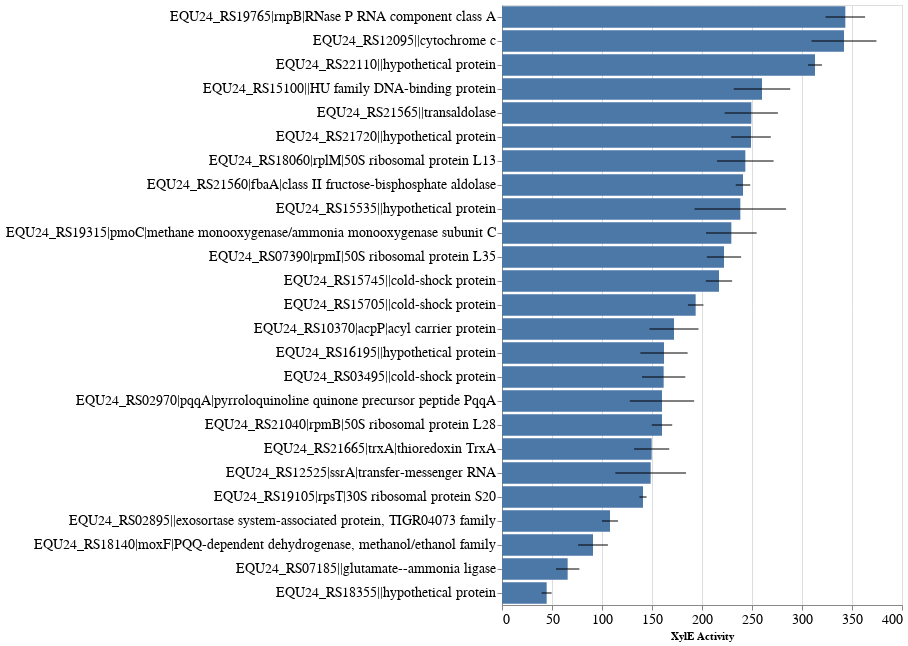

Notebook source saved alongside this figure:
### Code cell
bar = alt.Chart(
    df,
).mark_bar().encode(
    y=alt.Y('desc:N',
            axis=alt.Axis(title=None),
            sort=alt.EncodingSortField(field="mean_xyle", order='descending'),
           ),
    x=alt.X('mean_xyle:Q',axis=alt.Axis(title="XylE Activity")),
    tooltip=["desc:N","hex1:N",'hex2:N','total_score:Q','mean_xyle:Q'],
    #color=alt.Color('locus_tag:N')#,sort=alt.EncodingSortField(field="mean_xyle", order='descending')),
    #size=alt.value(100),
    #tooltip=["desc:N","hex1:N",'hex2:N','total_score:Q'],
).properties(
    width=400,
    height=600
)

error_bars = bar.mark_rule().encode(
  x=alt.X('std_low:Q'),
  x2=alt.X2('std_high:Q')
)

#alt.layer(bar, error_bars).resolve_scale(x='independent')
chart = bar + error_bars
chart.configure_axis(
    labelFontSize=14,
    labelLimit=600
)

### Figure 1 — Vega-Lite specification as saved in the notebook (floating-point values rounded to 4 significant figures)
{"config": {"view": {"continuousWidth": 400, "continuousHeight": 300}, "axis": {"labelFontSize": 14, "labelLimit": 600}}, "layer": [{"mark": "bar", "encoding": {"tooltip": [{"type": "nominal", "field": "desc"}, {"type": "nominal", "field": "hex1"}, {"type": "nominal", "field": "hex2"}, {"type": "quantitative", "field": "total_score"}, {"type": "quantitative", "field": "mean_xyle"}], "x": {"type": "quantitative", "axis": {"title": "XylE Activity"}, "field": "mean_xyle"}, "y": {"type": "nominal", "axis": {"title": null}, "field": "desc", "sort": {"field": "mean_xyle", "order": "descending"}}}, "height": 600, "width": 400}, {"mark": "rule", "encoding": {"tooltip": [{"type": "nominal", "field": "desc"}, {"type": "nominal", "field": "hex1"}, {"type": "nominal", "field": "hex2"}, {"type": "quantitative", "field": "total_score"}, {"type": "quantitative", "field": "mean_xyle"}], "x": {"type": "quantitative", "field": "std_low"}, "x2": {"field": "std_high"}, "y": {"type": "nominal", "axis": {"title": null}, "field": "desc", "sort": {"field": "mean_xyle", "order": "descending"}}}, "height": 600, "width": 400}], "data": {"name": "data-34eaaedd561156bbc03ffe139f54abd3"}, "$schema": "https://vega.github.io/schema/vega-lite/v4.0.2.json", "datasets": {"data-34eaaedd561156bbc03ffe139f54abd3": [{"locus_tag": "EQU24_RS19765", "desc": "EQU24_RS19765|rnpB|RNase P RNA component class A", "manual_desc": "RNase P RNA component class A - EQU24_RS19765", "motif_block": "CCGACATGTTTTTAATTCGCGTATAAT", "hex1": "CCGACA", "hex1_score": 3.05, "hex2": "TATAAT", "hex2_score": 8.462, "total_score": 11.51, "spacer": 15, "rep1": 333, "rep2": 326, "rep3": 371, "mean_xyle": 343.3, "std_xyle": 19.77, "std_low": 323.6, "std_high": 363.1}, {"locus_tag": "EQU24_RS12095", "desc": "EQU24_RS12095||cytochrome c", "manual_desc": "cytochrome c - EQU24_RS12095", "motif_block": "TTGAATTTTTACGTTAAATCCCCTATTCT", "hex1": "TTGAAT", "hex1_score": 5.952, "hex2": "TATTCT", "hex2_score": 6.985, "total_score": 12.94, "spacer": 17, "rep1": 305, "rep2": 384, "rep3": 337, "mean_xyle": 342.0, "std_xyle": 32.44, "std_low": 309.6, "std_high": 374.4}, {"locus_tag": "EQU24_RS22110", "desc": "EQU24_RS22110||hypothetical protein", "manual_desc": "hypothetical protein - EQU24_RS22110", "motif_block": "TTGATATTGCGGCAATCTACGTTAGAAT", "hex1": "TTGATA", "hex1_score": 8.222, "hex2": "TAGAAT", "hex2_score": 5.74, "total_score": 13.96, "spacer": 16, "rep1": 304, "rep2": 321, "rep3": 314, "mean_xyle": 313.0, "std_xyle": 6.976, "std_low": 306.0, "std_high": 320.0}, {"locus_tag": "EQU24_RS15100", "desc": "EQU24_RS15100||HU family DNA-binding protein", "manual_desc": "HU family DNA-binding protein - EQU24_RS15100", "motif_block": "TTGACACTTTATGAGTCGTGTTGATATAAA", "hex1": "TTGACA", "hex1_score": 8.353, "hex2": "TATAAA", "hex2_score": 5.984, "total_score": 14.34, "spacer": 18, "rep1": 296, "rep2": 227, "rep3": 257, "mean_xyle": 260.0, "std_xyle": 28.25, "std_low": 231.8, "std_high": 288.2}, {"locus_tag": "EQU24_RS21565", "desc": "EQU24_RS21565||transaldolase", "manual_desc": "transaldolase - EQU24_RS21565", "motif_block": "CCGATATAGGAATTTGCTGATTAAATACT", "hex1": "CCGATA", "hex1_score": 2.919, "hex2": "AATACT", "hex2_score": 3.919, "total_score": 6.838, "spacer": 17, "rep1": 247, "rep2": 283, "rep3": 218, "mean_xyle": 249.3, "std_xyle": 26.59, "std_low": 222.7, "std_high": 275.9}, {"locus_tag": "EQU24_RS21720", "desc": "EQU24_RS21720||hypothetical protein", "manual_desc": "hypothetical protein - EQU24_RS21720", "motif_block": "TTGCTTTTATTTTGGGAATGAGGATAAT", "hex1": "TTGCTT", "hex1_score": 5.215, "hex2": "GATAAT", "hex2_score": 5.426, "total_score": 10.64, "spacer": 16, "rep1": 227, "rep2": 245, "rep3": 275, "mean_xyle": 249.0, "std_xyle": 19.8, "std_low": 229.2, "std_high": 268.8}, {"locus_tag": "EQU24_RS18060", "desc": "EQU24_RS18060|rplM|50S ribosomal protein L13", "manual_desc": "50S ribosomal protein L13 - EQU24_RS18060", "motif_block": "TTTATTGGGTCCTAAACAGAATAAACA", "hex1": "TTTATT", "hex1_score": 4.625, "hex2": "TAAACA", "hex2_score": 4.076, "total_score": 8.701, "spacer": 15, "rep1": 219, "rep2": 283, "rep3": 228, "mean_xyle": 243.3, "std_xyle": 28.29, "std_low": 215.0, "std_high": 271.6}, {"locus_tag": "EQU24_RS21560", "desc": "EQU24_RS21560|fbaA|class II fructose-bisphosphate aldolase", "manual_desc": "fructose-bisphosphate aldolase - EQU24_RS21560", "motif_block": "TTGTCGCGAAAACGGGTTTGTTTTTTGAT", "hex1": "TTGTCG", "hex1_score": 4.247, "hex2": "TTTGAT", "hex2_score": 2.408, "total_score": 6.656, "spacer": 17, "rep1": 234, "rep2": 238, "rep3": 251, "mean_xyle": 241.0, "std_xyle": 7.257, "std_low": 233.7, "std_high": 248.3}, {"locus_tag": "EQU24_RS15535", "desc": "EQU24_RS15535||hypothetical protein", "manual_desc": "hypothetical protein - EQU24_RS15535", "motif_block": "TTTACTAAGAAAGGCTGATCAAGGTATAGT", "hex1": "TTTACT", "hex1_score": 4.756, "hex2": "TATAGT", "hex2_score": 6.411, "total_score": 11.17, "spacer": 18, "rep1": 193, "rep2": 221, "rep3": 301, "mean_xyle": 238.3, "std_xyle": 45.76, "std_low": 192.6, "std_high": 284.1}, {"locus_tag": "EQU24_RS19315", "desc": "EQU24_RS19315|pmoC|methane monooxygenase/ammonia monooxygenase subunit C", "manual_desc": "methane monooxygenase subunit C (pmoC) - EQU24_RS19315", "motif_block": "TTGACAAGCCTTTTCGAAATGATAAACT", "hex1": "TTGACA", "hex1_score": 8.353, "hex2": "TAAACT", "hex2_score": 6.554, "total_score": 14.91, "spacer": 16, "rep1": 209, "rep2": 265, "rep3": 214, "mean_xyle": 229.3, "std_xyle": 25.3, "std_low": 204.0, "std_high": 254.6}, {"locus_tag": "EQU24_RS07390", "desc": "EQU24_RS07390|rpmI|50S ribosomal protein L35", "manual_desc": "50S ribosomal protein L35 - EQU24_RS07390", "motif_block": "CTCAAGGAAACTTACTATTTTTAATCG", "hex1": "CTCAAG", "hex1_score": -0.8016, "hex2": "TAATCG", "hex2_score": 3.37, "total_score": 2.568, "spacer": 15, "rep1": 243, "rep2": 222, "rep3": 201, "mean_xyle": 222.0, "std_xyle": 17.15, "std_low": 204.9, "std_high": 239.1}, {"locus_tag": "EQU24_RS15745", "desc": "EQU24_RS15745||cold-shock protein", "manual_desc": "cold-shock protein - EQU24_RS15745", "motif_block": "TTGCTTTCCTGATTAGCCGGCTTTATTAT", "hex1": "TTGCTT", "hex1_score": 5.215, "hex2": "TATTAT", "hex2_score": 7.756, "total_score": 12.97, "spacer": 17, "rep1": 232, "rep2": 219, "rep3": 200, "mean_xyle": 217.0, "std_xyle": 13.14, "std_low": 203.9, "std_high": 230.1}, {"locus_tag": "EQU24_RS15705", "desc": "EQU24_RS15705||cold-shock protein", "manual_desc": "cold-shock protein - EQU24_RS15705", "motif_block": "TCGATAGACACATCCCATACCTTTTATTCT", "hex1": "TCGATA", "hex1_score": 5.538, "hex2": "TATTCT", "hex2_score": 6.985, "total_score": 12.52, "spacer": 18, "rep1": 184, "rep2": 203, "rep3": 194, "mean_xyle": 193.7, "std_xyle": 7.76, "std_low": 185.9, "std_high": 201.4}, {"locus_tag": "EQU24_RS10370", "desc": "EQU24_RS10370|acpP|acyl carrier protein", "manual_desc": "acyl carrier protein - EQU24_RS10370", "motif_block": "GTGATATTTTTATAATATAAAGTATAAT", "hex1": "GTGATA", "hex1_score": 4.381, "hex2": "TATAAT", "hex2_score": 8.462, "total_score": 12.84, "spacer": 16, "rep1": 138, "rep2": 183, "rep3": 195, "mean_xyle": 172.0, "std_xyle": 24.54, "std_low": 147.5, "std_high": 196.5}, {"locus_tag": "EQU24_RS16195", "desc": "EQU24_RS16195||hypothetical protein", "manual_desc": "hypothetical protein - EQU24_RS16195", "motif_block": "TTGACATGTTTCTTCGATCATGTTAAAAA", "hex1": "TTGACA", "hex1_score": 8.353, "hex2": "TAAAAA", "hex2_score": 4.847, "total_score": 13.2, "spacer": 17, "rep1": 174, "rep2": 129, "rep3": 183, "mean_xyle": 162.0, "std_xyle": 23.62, "std_low": 138.4, "std_high": 185.6}, {"locus_tag": "EQU24_RS03495", "desc": "EQU24_RS03495||cold-shock protein", "manual_desc": "cold-shock protein - EQU24_RS03495", "motif_block": "TTGACTTTGGGGAAATAAGGCATAGAAT", "hex1": "TTGACT", "hex1_score": 7.306, "hex2": "TAGAAT", "hex2_score": 5.74, "total_score": 13.05, "spacer": 16, "rep1": 150, "rep2": 143, "rep3": 192, "mean_xyle": 161.7, "std_xyle": 21.64, "std_low": 140.0, "std_high": 183.3}, {"locus_tag": "EQU24_RS02970", "desc": "EQU24_RS02970|pqqA|pyrroloquinoline quinone precursor peptide PqqA", "manual_desc": "PQQ precursor peptide (pqqA) - EQU24_RS02970", "motif_block": "TTGCTTTGCCTAAATTATCGTCGTATACT", "hex1": "TTGCTT", "hex1_score": 5.215, "hex2": "TATACT", "hex2_score": 7.692, "total_score": 12.91, "spacer": 17, "rep1": 204, "rep2": 148, "rep3": 128, "mean_xyle": 160.0, "std_xyle": 32.17, "std_low": 127.8, "std_high": 192.2}, {"locus_tag": "EQU24_RS21040", "desc": "EQU24_RS21040|rpmB|50S ribosomal protein L28", "manual_desc": "50S ribosomal protein L28 - EQU24_RS21040", "motif_block": "TTCTCGTTGAACGGACGTTTTTTCTTTCG", "hex1": "TTCTCG", "hex1_score": 1.212, "hex2": "CTTTCG", "hex2_score": -1.213, "total_score": -0.00134, "spacer": 17, "rep1": 159, "rep2": 148, "rep3": 173, "mean_xyle": 160.0, "std_xyle": 10.23, "std_low": 149.8, "std_high": 170.2}, {"locus_tag": "EQU24_RS21665", "desc": "EQU24_RS21665|trxA|thioredoxin TrxA", "manual_desc": "thioredoxin TrxA - EQU24_RS21665", "motif_block": "TTGACAAAATAACGCCGGCACTCCTATAGT", "hex1": "TTGACA", "hex1_score": 8.353, "hex2": "TATAGT", "hex2_score": 6.411, "total_score": 14.76, "spacer": 18, "rep1": 148, "rep2": 129, "rep3": 172, "mean_xyle": 149.7, "std_xyle": 17.59, "std_low": 132.1, "std_high": 167.3}, {"locus_tag": "EQU24_RS12525", "desc": "EQU24_RS12525|ssrA|transfer-messenger RNA", "manual_desc": "transfer-messenger RNA (ssrA) - EQU24_RS12525", "motif_block": "TTGCTAATGATGAATTTAATTGTTAATAT", "hex1": "TTGCTA", "hex1_score": 6.263, "hex2": "TAATAT", "hex2_score": 6.618, "total_score": 12.88, "spacer": 17, "rep1": 139, "rep2": 111, "rep3": 196, "mean_xyle": 148.7, "std_xyle": 35.37, "std_low": 113.3, "std_high": 184.0}, {"locus_tag": "EQU24_RS19105", "desc": "EQU24_RS19105|rpsT|30S ribosomal protein S20", "manual_desc": "30S ribosomal protein S20 - EQU24_RS19105", "motif_block": "TTGACAATAGTAGCACTACGCAAGATAAT", "hex1": "TTGACA", "hex1_score": 8.353, "hex2": "GATAAT", "hex2_score": 5.426, "total_score": 13.78, "spacer": 17, "rep1": 146, "rep2": 139, "rep3": 138, "mean_xyle": 141.0, "std_xyle": 3.559, "std_low": 137.4, "std_high": 144.6}, {"locus_tag": "EQU24_RS02895", "desc": "EQU24_RS02895||exosortase system-associated protein, TIGR04073 family", "manual_desc": "exosortase system-associated protein - EQU24_RS02895", "motif_block": "TTGACAACATTCAACCTTTAGGCTATTGT", "hex1": "TTGACA", "hex1_score": 8.353, "hex2": "TATTGT", "hex2_score": 5.705, "total_score": 14.06, "spacer": 17, "rep1": 100, "rep2": 105, "rep3": 119, "mean_xyle": 108.0, "std_xyle": 8.042, "std_low": 99.96, "std_high": 116.0}, {"locus_tag": "EQU24_RS18140", "desc": "EQU24_RS18140|moxF|PQQ-dependent dehydrogenase, methanol/ethanol family", "manual_desc": "methanol dehydrogenase (moxF) - EQU24_RS18140", "motif_block": "TTGTAACAACAAACACCGCAATCAATAG", "hex1": "TTGTAA", "hex1_score": 5.04, "hex2": "CAATAG", "hex2_score": 1.105, "total_score": 6.145, "spacer": 16, "rep1": 79, "rep2": 82, "rep3": 112, "mean_xyle": 91.0, "std_xyle": 14.9, "std_low": 76.1, "std_high": 105.9}, {"locus_tag": "EQU24_RS07185", "desc": "EQU24_RS07185||glutamate--ammonia ligase", "manual_desc": "glutamate-ammonia ligase - EQU24_RS07185", "motif_block": "TTGTAATTGAGATCAATTAGTTGCTTATAT", "hex1": "TTGTAA", "hex1_score": 5.04, "hex2": "TTATAT", "hex2_score": 3.934, "total_score": 8.974, "spacer": 18, "rep1": 50, "rep2": 69, "rep3": 78, "mean_xyle": 65.67, "std_xyle": 11.67, "std_low": 54.0, "std_high": 77.34}, {"locus_tag": "EQU24_RS18355", "desc": "EQU24_RS18355||hypothetical protein", "manual_desc": "hypothetical protein - EQU24_RS18355", "motif_block": "TTTATAAGATTTCCGTTTATTTTATAAT", "hex1": "TTTATA", "hex1_score": 5.672, "hex2": "TATAAT", "hex2_score": 8.462, "total_score": 14.13, "spacer": 16, "rep1": 50, "rep2": 38, "rep3": 46, "mean_xyle": 44.67, "std_xyle": 4.989, "std_low": 39.68, "std_high": 49.66}]}}
